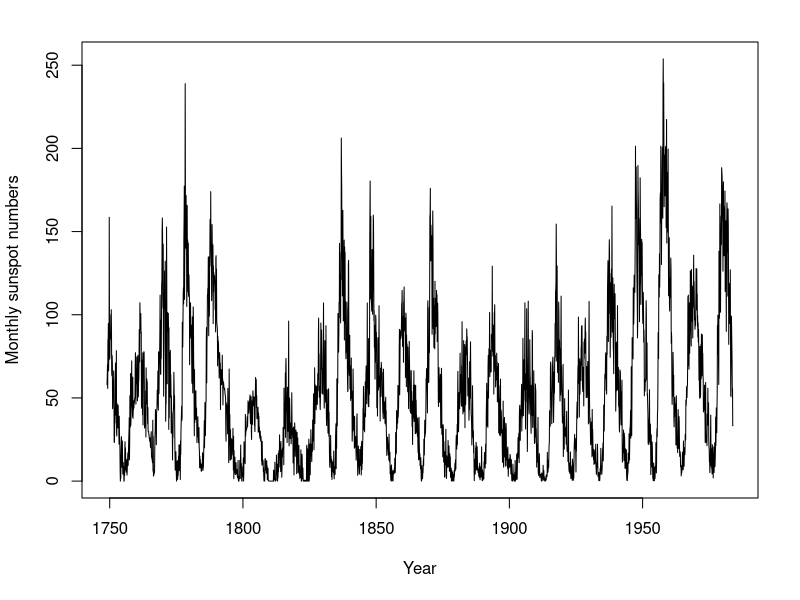
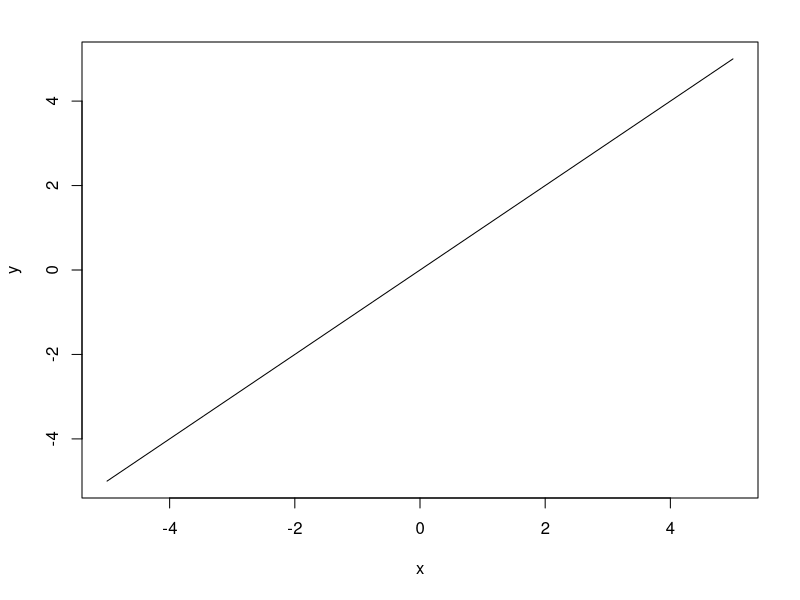
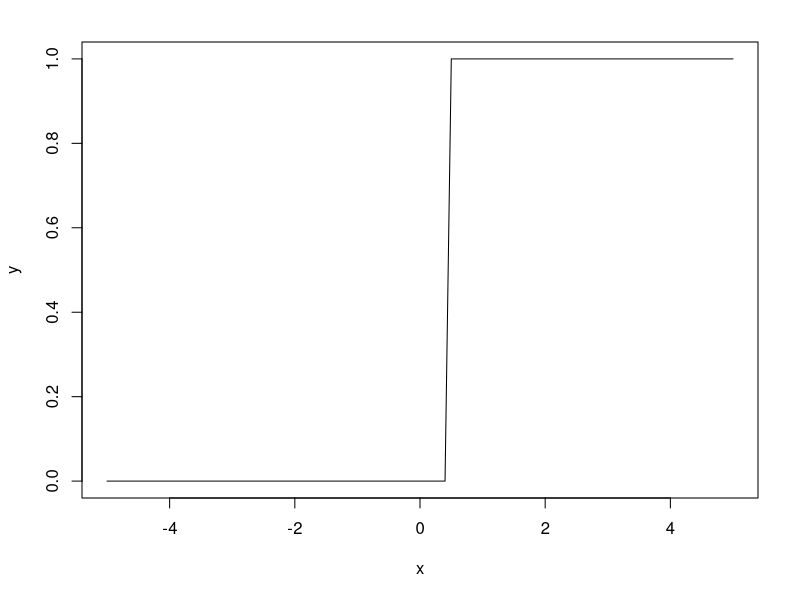
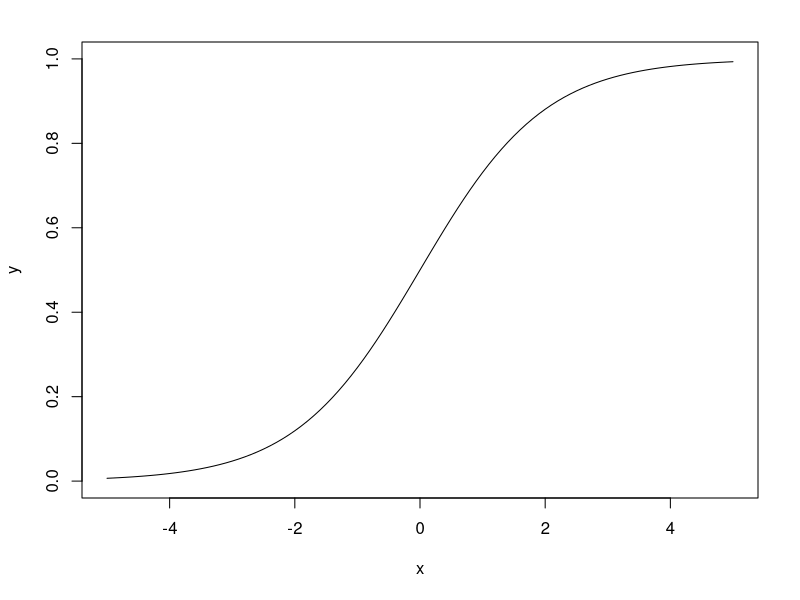
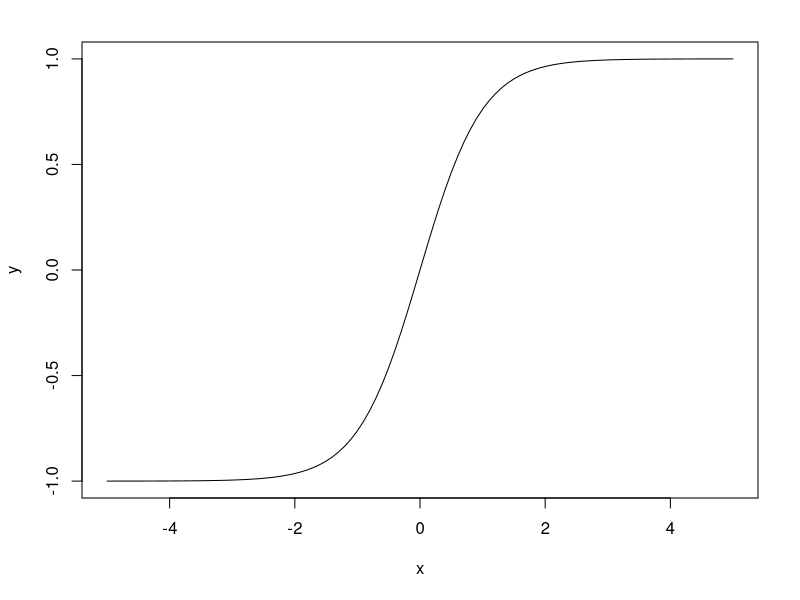
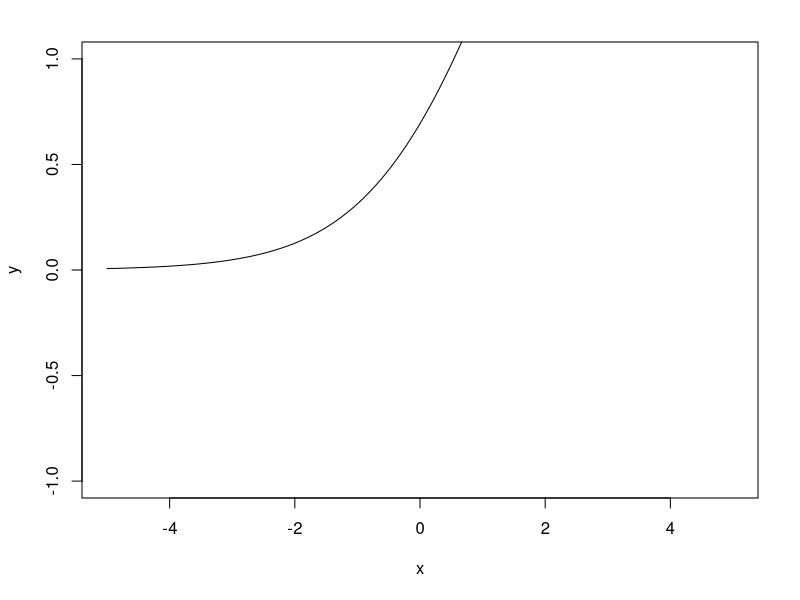
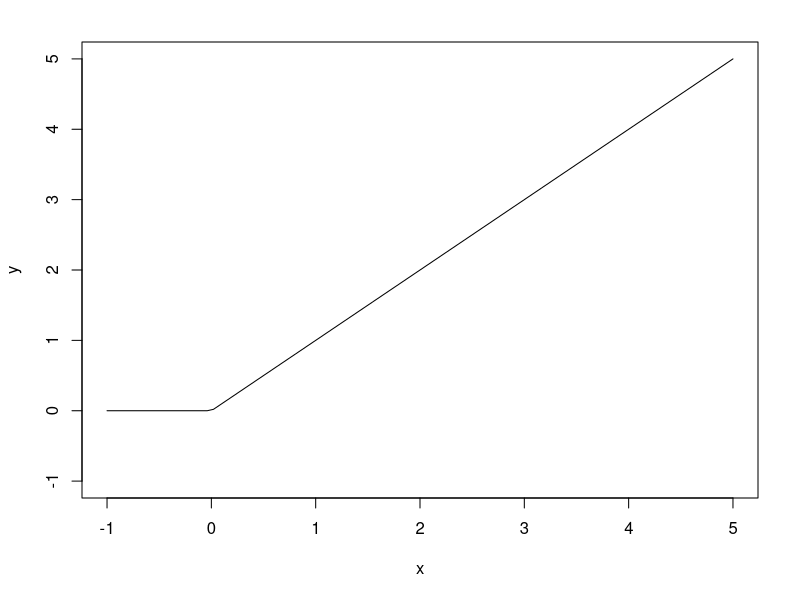
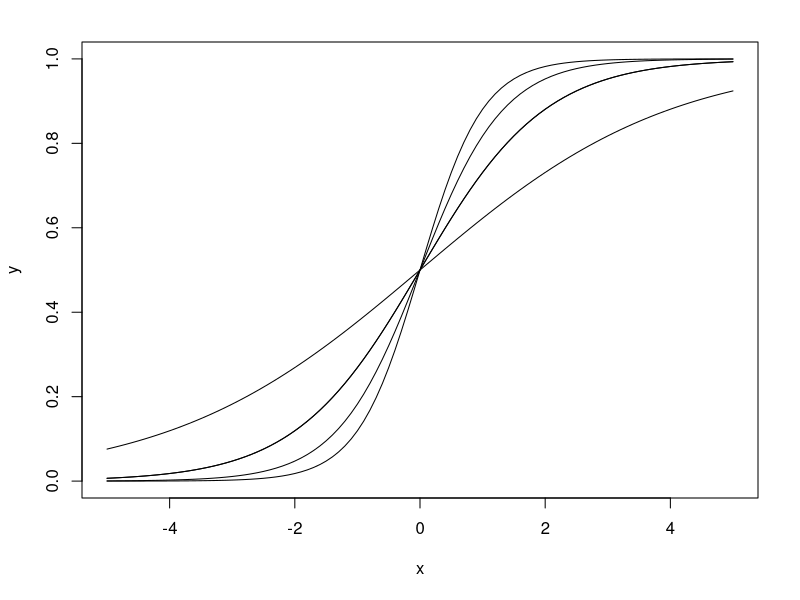

R code for these plots, in order:
## ---- chunk 1
# Normalize weight
2000 - 100
5000 - 100
1900/4900

# MNIST
28 * 28

# Sunspots
3000 - 273.15
4500 - 273.15
## ---- chunk 2
par(mar=c(5,4,2,2)+0.1)
require(graphics)
plot(sunspots, main = NULL, xlab = "Year",
     ylab = "Monthly sunspot numbers")
## ---- chunk 3
par(mar=c(5,4,2,2)+0.1)
act_linear <- function(x) x
plot(act_linear,xlim=c(-5,5),ylim=c(-5,5),xlab="x",ylab="y")
## ---- chunk 4
par(mar=c(5,4,2,2)+0.1)
act_step <- function(x) ifelse(x >= 0.5, 1, 0)
plot(act_step,xlim=c(-5,5),ylim=c(0,1),xlab="x",ylab="y")
## ---- chunk 5
par(mar=c(5,4,2,2)+0.1)
act_sigmoid <- function(x) 1/(1+exp(-x))
plot(act_sigmoid,xlim=c(-5,5),ylim=c(0,1),xlab="x",ylab="y")
## ---- chunk 6
par(mar=c(5,4,2,2)+0.1)
act_tanh <- function(x) tanh(x)
plot(act_tanh,xlim=c(-5,5),ylim=c(-1,1),xlab="x",ylab="y")
## ---- chunk 7
par(mar=c(5,4,2,2)+0.1)
act_tanh <- function(x) (log(1+exp(x)))
plot(act_tanh,xlim=c(-5,5),ylim=c(-1,1),xlab="x",ylab="y")
## ---- chunk 8
par(mar=c(5,4,2,2)+0.1)
act_relu <- function(x) ifelse(x<0,0,x)
plot(act_relu,xlim=c(-1,5),ylim=c(-1,5),xlab="x",ylab="y")
## ---- chunk 9
# Softmax
v <- c(0.9,0.2,0.4)
for(o in v){print(exp(o)/sum(exp(v)))}
sum( c( 0.47548495534876745 , 0.2361188410001125 , 0.28839620365112 )) 
## ---- chunk 10
par(mar=c(5,4,2,2)+0.1)
act_sigmoid <- function(x) 1/(1+exp(-x))
sig1 <- function(x) act_sigmoid(0.5*x)
sig2 <- function(x) act_sigmoid(1.0*x)
sig3 <- function(x) act_sigmoid(1.5*x)
sig4 <- function(x) act_sigmoid(2.0*x)
plot(act_sigmoid,xlim=c(-5,5),ylim=c(0,1),xlab="x",ylab="y")
plot(sig1,xlim=c(-5,5),ylim=c(0,1),xlab="x",ylab="y",add=TRUE)
plot(sig2,xlim=c(-5,5),ylim=c(0,1),xlab="x",ylab="y",add=TRUE)
plot(sig3,xlim=c(-5,5),ylim=c(0,1),xlab="x",ylab="y",add=TRUE)
plot(sig4,xlim=c(-5,5),ylim=c(0,1),xlab="x",ylab="y",add=TRUE)
## ---- chunk 11
par(mar=c(5,4,2,2)+0.1)
act_sigmoid <- function(x) 1/(1+exp(-x))
sig1 <- function(x) act_sigmoid(1*x + 1*1)
sig2 <- function(x) act_sigmoid(1*x + 0.5*1)
sig3 <- function(x) act_sigmoid(1*x + 1.5*1)
sig4 <- function(x) act_sigmoid(1*x + 2*1)
plot(act_sigmoid,xlim=c(-5,5),ylim=c(0,1),xlab="x",ylab="y")
plot(sig1,xlim=c(-5,5),ylim=c(0,1),xlab="x",ylab="y",add=TRUE)
plot(sig2,xlim=c(-5,5),ylim=c(0,1),xlab="x",ylab="y",add=TRUE)
plot(sig3,xlim=c(-5,5),ylim=c(0,1),xlab="x",ylab="y",add=TRUE)
plot(sig4,xlim=c(-5,5),ylim=c(0,1),xlab="x",ylab="y",add=TRUE)
## ---- chunk 12
act_step <- function(x) ifelse(x >= 0.5, 1, 0)
neuron1 <- function(x,w1,b1) act_step( (x*w1)+b1 )
neuron2 <- function(x1,x2,w1,w2,b1)  act_step((x1*w1) + (x2*w2) + b1)

# And
neuron2(0,0,1,1,-1.5)
neuron2(1,0,1,1,-1.5)
neuron2(0,1,1,1,-1.5)
neuron2(1,1,1,1,-1.5)

# Or
neuron2(0,0,1,1,-0.5)
neuron2(1,0,1,1,-0.5)
neuron2(0,1,1,1,-0.5)
neuron2(1,1,1,1,-0.5)

# Not
neuron1(0,-1,0.5)
neuron1(1,-1,0.5)
## ---- chunk 13
(0*1) + (1*1) - 0.5
(0*1) + (1*1) - 1.5 
(0*-1)+0.5 
(1*1)+(1*1)-1.5 
## ---- chunk 14
sqrt(2^2+3^2)
## ---- chunk 15
rbfFunct <- function(x) exp( 2*(-x^2) )
plot(rbfFunct,xlim=c(-5,5),ylim=c(0,1))
## ---- chunk 16
rbfFunct<-function(x)
{ 
  norm <- x*x
  (1 - norm) * exp(-norm / 2)  
}
plot(rbfFunct,xlim=c(-5,5),ylim=c(-0.5,1))
## ---- chunk 17
par(mar=c(2,2,0,2)+0.1)
x<-seq(-4,4,0.25)
y<-seq(-4,4,0.25)
f<-function(x,y)
{ 
  w <- 3
  norm <- (x*x)+(y*y)
  (1 - (norm/w)) * exp(-norm / (2*w) )
}
z<-outer(x,y,f)
persp(x,y,z)

## ---- chunk 18
library("plotrix")
par(mar=c(2,2,0,2)+0.1)
x = c( -1,      -0.5,        0.5,         1,       0.5,      -0.5, -1)
y = c( 0, -sqrt(0.75), -sqrt(0.75),         0, sqrt(0.75), sqrt(0.75),  0)
plot( x, y, type="l", asp = 1, xlim = c(-1, 1), ylim = c(-1, 1))
draw.circle(0, 0, 1, nv = 1000, border = NULL, col = NA, lty = 1, lwd = 1)
segments(0,0,-1,0)
segments(0,0,-0.5,-sqrt(0.75))
segments(0,0, 0.5,-sqrt(0.75))
segments(0,0, 1,0)
segments(0,0, 0.5,sqrt(0.75))
segments(0,0, -0.5,sqrt(0.75))
text(-0.5,0.1,"r")
text(-0.7,0.4,"s")
## ---- chunk 19
par(mar=c(2,2,0,2)+0.1)
x = c( -1,      -0.5,        0.5,         1,       0.5,      -0.5, -1)
y = c( 0, -sqrt(0.75), -sqrt(0.75),         0, sqrt(0.75), sqrt(0.75),  0)
plot( x, y, type="l", asp = 1, xlim = c(-1, 1), ylim = c(-1, 1))
draw.circle(0, 0, 1, nv = 1000, border = NULL, col = NA, lty = 1, lwd = 1)
segments(-1,0, 1,0)
segments(-0.5,-sqrt(0.75), -0.5, sqrt(0.75))
segments(0.5,-sqrt(0.75),0.5,sqrt(0.75))
text(-0.35, 0.4,expression( sqrt(0.75)  ) )
text(-0.7, -0.1,expression( 0.5  ) )
text(0.7, -0.1,expression( 0.5  ) )
text(0,-0.1,"1")
## ---- chunk 20
par(mar=c(2,2,0,2)+0.1)
x <- seq(0,1,0.01)
y1 <- dnorm(x,0,0.25)/1.5
y2 <- dnorm(x,1,0.25)/1.5
plot(x,y1,type="l",bty="L",ylab="Output",xlab="P(False)")
points(x,y2,type="l",col="red")
## ---- chunk 21
par(mar=c(2,2,0,2)+0.1)
x <- seq(0,1,0.01)
y1 <- dnorm(x,0,0.25)/1.5
y2 <- dnorm(x,1,0.25)/1.5
plot(x,y1,type="l",bty="L",ylab="Output",xlab="P(False)")
points(x,y2,type="l")
## ---- chunk 22
par(mar=c(5,4,2,2)+0.1)
x <- seq(-4, 4, length=100)
hx <- dnorm(x)

plot(x, hx, type="l", xlab="Standard Deviations",
  ylab="Probability")
## ---- chunk 23
par(mar=c(5,4,2,2)+0.1)
act_tanh <- function(x) tanh(x)
deriv_tanh <- function(x) 1.0 - act_tanh(x)^2 
plot(act_tanh,xlim=c(-5,5),ylim=c(-1,1),xlab="x",ylab="y")
plot(deriv_tanh,xlim=c(-5,5),ylim=c(-1,1),xlab="x",ylab="y",add=TRUE, lty=2, col="red")
legend("bottomright", inset=.05, 
  c('Tanh','Deriv. Tanh'), lwd=2, lty=c(1, 2), col=c("black","red"))
## ---- chunk 24
par(mar=c(5,4,2,2)+0.1)
act_tanh <- function(x) tanh(x)
deriv_tanh <- function(x) 1.0 - act_tanh(x)^2 
plot(act_tanh,xlim=c(-5,5),ylim=c(-1,1),xlab="x",ylab="y")
plot(deriv_tanh,xlim=c(-5,5),ylim=c(-1,1),xlab="x",ylab="y",add=TRUE, lty=2, col="red")
legend("bottomright", inset=.05, 
  c('Tanh','Deriv. Tanh'), lwd=2, lty=c(1, 2), col=c("black","red"))
## ---- chunk 25
par(mar=c(5,4,2,2)+0.1)
act_sigmoid <- function(x) 1/(1+exp(-x))
deriv_sigmoid <- function(x) act_sigmoid(x) * (1-act_sigmoid(x))
plot(act_sigmoid,xlim=c(-5,5),ylim=c(0,1),xlab="x",ylab="y")
plot(deriv_sigmoid,xlim=c(-5,5),ylim=c(0,1),xlab="x",ylab="y",lty=2,add=TRUE, col="red")
legend("topleft", inset=.05, 
  c('Sigmoid','Deriv. Sigmoid'), lwd=2, lty=c(1, 2), col=c("black","red"))
## ---- chunk 26
par(mar=c(5,4,2,2)+0.1)
attach(mtcars)
par(mfrow=c(2,2))
plot(wt,mpg, main="Scatterplot of wt vs. mpg")
plot(wt,disp, main="Scatterplot of wt vs disp")
hist(wt, main="Histogram of wt")
boxplot(wt, main="Boxplot of wt")
## ---- chunk 27
par(mar=c(5,4,2,2)+0.1)
dist_laplace <- function(x) 1/(2*1)*exp(-abs(x-0)/1)
dist_gaussian <- function(x) dnorm(x)
plot(dist_laplace,xlim=c(-5,5),ylim=c(0,0.75),xlab="x",ylab="y")
plot(dist_gaussian,xlim=c(-5,5),ylim=c(0,0.75),xlab="x",ylab="y",add=TRUE, lty=2, col="red")
legend("topright", inset=.05, title="L1 vs L2",
  c('L1 (Laplace)','L2 (Gaussian)'), lwd=2, lty=c(1, 1, 1, 1, 2), col=c("black","red"))
## ---- chunk 28
par(mar=c(5,4,2,2)+0.1)
plot(sin,xlim=c(-5,5),ylim=c(-1,1),xlab="x",ylab="y")
## ---- chunk 29
f <- function(k,alpha) cat(sprintf("k=%f, alpha=%f -> eta=%f\n", k, alpha,k*(1-alpha)))

f(0.5,0.2)
f(0.5,0.3)
f(0.5,0.4)

f(1.0,0.2)
f(1.0,0.3)
f(1.0,0.4)

f(1.5,0.2)
f(1.5,0.3)
f(1.5,0.4)


## ---- chunk 30
par(mar=c(5,4,2,2)+0.1)
sigmoid <- function(x) 1/(1+exp(-x))
tanh_shift <- function(x) tanh(x)
plot(sigmoid,xlim=c(-5,5),ylim=c(-1,1),xlab="x",ylab="y")
plot(tanh_shift,xlim=c(-5,5),ylim=c(-1,1),xlab="x",ylab="y",add=TRUE, col="red")
